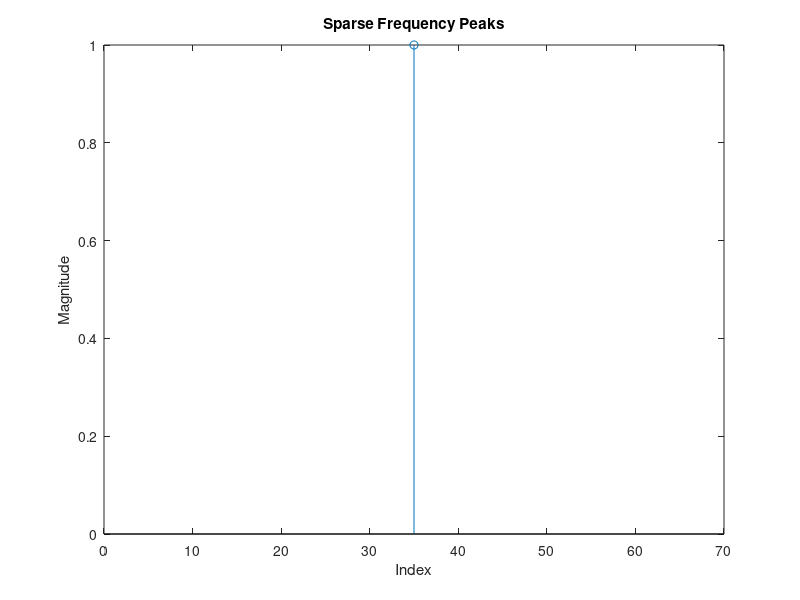

Recreate this plot in MATLAB. (Note: this script raises an error after producing the figure.)
%% SFT Project:
% Implement the SFT algorithm in MATLAB. Make comparisons with the built-in 
% FFT algorithm of MATLAB in terms of running time as the length of data 
% increases, for different sparsity cases


%% create signal
% need to be able to make signals with N = length,k = number of peaks, 
% p = spacing of peaks, epsilon[j] = noise function

K = 1; % amount of peaks
A = 1; % amplitude of peaks
% use the folloing 3 lines for gaussian-like magnitudes
%Amax = K; % peak magnitude for central sample
%x = 1:K;
%A = K/Amax + (Amax - K/Amax) * (1 - abs(x - (K+1)/2)/((K+1)/2-1));
k0 = 35; % center frequency index, 1-index
N = 70; % signal length. MUST BE EVEN
delta_w = 0.7; % peak spacing, (0 to 1]. approach 0 for closer spacing
sampling_rate = 0.25; %amount of samples to use for fourier coeff estimation, (0,1]. Higher value is more accuracy but slower

n  = 0:N-1; % time indices


k_list = (1:N/K:N) + ((k0-512) + N/(2*K));
half_k_range = round(((k_list(end) - k_list(1)) * delta_w) / 2);   % half of total range
k_list = linspace(k0 - half_k_range, k0 + half_k_range, K);
k_list = round(k_list);
k = zeros(1,N);
k(k_list) = A;
fprintf("setting peaks at %d\n", k_list)

%plot freq peaks
indices = 1:length(k);
nonzero_idx = k ~= 0;
stem(indices(nonzero_idx), k(nonzero_idx), 'o');
% use following two lines for x ticks for only peaks
%ax = gca; 
%ax.XTick = indices(nonzero_idx);
xlim([0 N]);
xlabel('Index');
ylabel('Magnitude');
title('Sparse Frequency Peaks');
grid off;

% Create time signal
S = exp(2*pi*1i * (k_list(:) * n) / N);
f_n = sum(S, 1);    % 1-by-N signal
f_orig = f_n;
f_k_hat = zeros(1,N); %assume we are taking an N-pt DFT of f_n

%sampling for fourier coeff estimation
L = floor(sampling_rate * N);

%% Main loop: randomly permute, find recovered frequencies, then peel
while true
    %% Permute signal
    n = 0:N-1;
    sigma = randi([1, floor((N-1)/2)]) * 2 - 1; %sigma can be any odd value [1,N-1]
    a = randi([0, N-1]);
    b = randi([0, N-1]);
    idx = mod(sigma*n + b, N) + 1;
    idx_no_tshift = mod(sigma*n, N) + 1;
    f_sigma = f_n(idx);
    f_notshift = f_n(idx_no_tshift);
    f_perm = f_sigma .* exp(-1j*2*pi*a*n/N);

    %calculate sigma inverse mod N for unpermute
    [~, x_temp, ~] = gcd(sigma, N);
    sigma_inv = mod(x_temp,N);

    %% Implement SFT I. Identify Frequency Peaks

    % Use random binning with modulo aliasing and CRT

    % Random binning

    % Aliasing and CRT
    % calculate padded signal of length with specific coprime factors.
    % subsampling rates MUST be > k but << N
    subsampling_lengths = [2,5,7]; 
    subsampling_rates = [N/subsampling_lengths(1), N/subsampling_lengths(2), N/subsampling_lengths(3)];

    % find subsampled DFTs
    f_1 = fft(f_perm(1:subsampling_rates(1):end));
    f_2 = fft(f_perm(1:subsampling_rates(2):end));
    f_3 = fft(f_perm(1:subsampling_rates(3):end));

    % debug
    [B_1, ~] = sort(abs(f_1), 'descend');
    [B_2, ~] = sort(abs(f_2), 'descend');
    [B_3, ~] = sort(abs(f_3), 'descend');

    %threshold for noise robustness
    thresh1 = 0.85 * max(abs(f_1));
    thresh2 = 0.85 * max(abs(f_2));
    thresh3 = 0.85 * max(abs(f_3));

    %find peaks
    peaks1 = find(abs(f_1) > thresh1);
    peaks2 = find(abs(f_2) > thresh2);
    peaks3 = find(abs(f_3) > thresh3);

    if isempty(peaks1) && isempty(peaks2) && isempty(peaks3)
        break
    end

    k_perm = crt([peaks1(1)-1, peaks2(1)-1, peaks3(1)-1],subsampling_lengths); 
    %convert from 1- to 0- index for CRT above, then back to 1-index

    k_hat = mod((k_perm+a)*sigma_inv, N);

    %fourier coefficient estimation
    samp_idxs = randi([1 N], 1, L);
    f_samp = f_n(samp_idxs);
    A_hat = 1/L * sum(f_samp.*exp(-2j*pi*k_hat*samp_idxs/N));
    if max(f_k_hat) ~= 0 && abs(A_hat) < 0.1 * abs(max(f_k_hat))
        disp("peaks below threshold magnitude")
        break
    end

    f_k_hat(k_hat) = A_hat;
    fprintf('recovered peaks at %d with magnitude %d\n', k_hat, abs(A_hat))

    %peel
    disp('peeling')

    %debug:     peel_contrib = max(fft(A_hat .* exp(-2j*pi*n*k_hat/N)));
    f_n = f_n + A_hat .* exp(-2j*pi*n*k_hat/N);

    tempval = 'debug';
end

disp('done.')
%disp(f_k_hat)